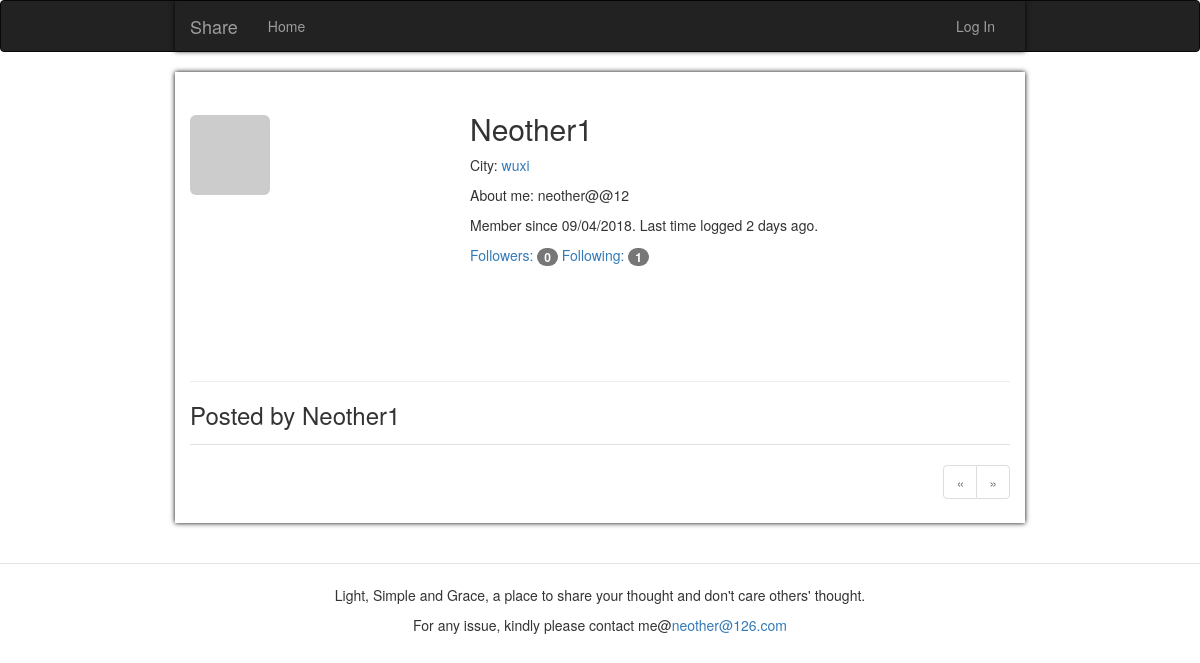
Before: /user/Neother1 with the older database file.
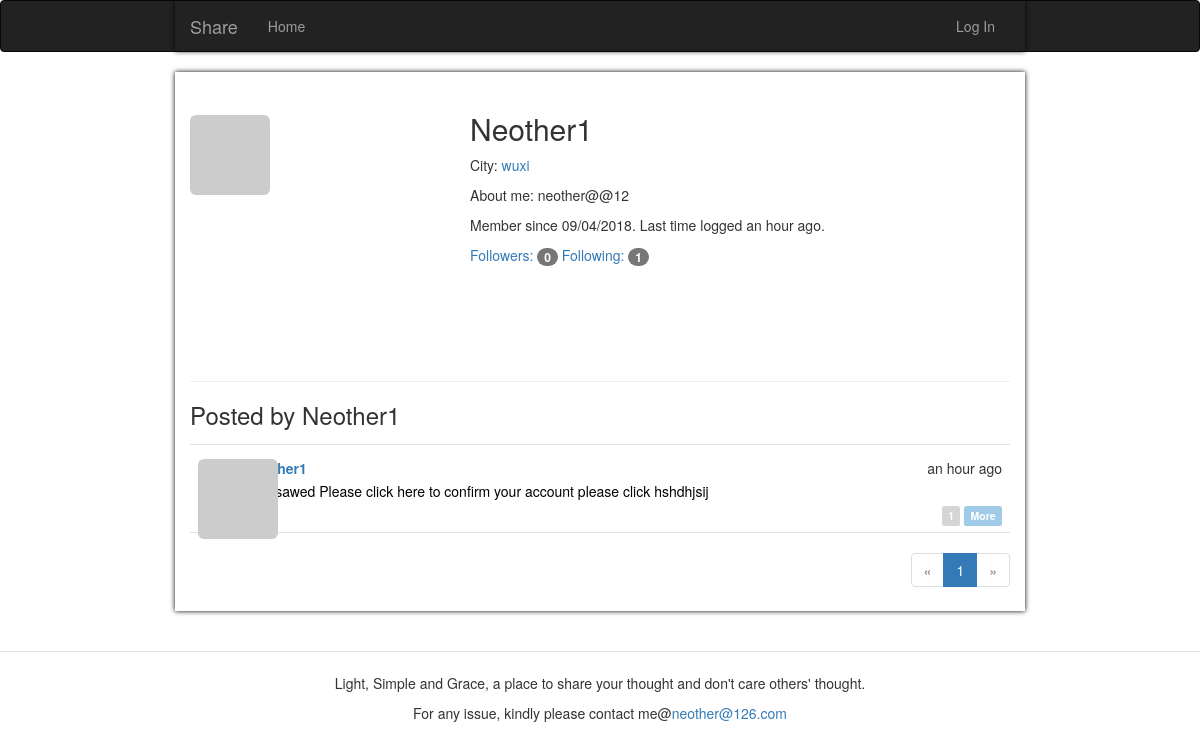
After: the same page with the newer database file.
### app/models.py (models this page shows, shortened)
class User(UserMixin, db.Model):
    __tablename__ = 'users'
    id = db.Column(db.Integer, primary_key=True)
    email = db.Column(db.String(64), unique=True, index=True)
    username = db.Column(db.String(64), unique=True, index=True)
    password_hash = db.Column(db.String(128))
    role_id = db.Column(db.Integer, db.ForeignKey('roles.id'))
    confirmed = db.Column(db.Boolean, default=False)
    showaboutme = db.Column(db.Boolean, default=False)
    location = db.Column(db.String(64))
    about_me = db.Column(db.Text())
    member_since = db.Column(db.DateTime(), default=datetime.utcnow)
    last_seen = db.Column(db.DateTime(), default=datetime.utcnow)
    avatar_hash = db.Column(db.String(32))
    posts = db.relationship('Post', backref='author',
                            lazy='dynamic', cascade='all, delete-orphan')
    comments = db.relationship('Comment', backref='author', lazy='dynamic')
    followed = db.relationship('Follow', foreign_keys=[Follow.follower_id], backref=db.backref(
        'follower', lazy='joined'), lazy='dynamic', cascade='all, delete-orphan')
    followers = db.relationship('Follow', foreign_keys=[Follow.followed_id], backref=db.backref(
        'followed', lazy='joined'), lazy='dynamic', cascade='all, delete-orphan')
    @property
    def password(self):
        raise AttributeError('password is not a readable attribute')
    def gravatar(self, size=100, default='identicon', rating='g'):
        url = 'https://secure.gravatar.com/avatar'
        hash = self.avatar_hash or self.gravatar_hash()
        return '{url}/{hash}?s={size}&d={default}&r={rating}'.format(
            url=url, hash=hash, size=size, default=default, rating=rating)

class Post(db.Model):
    __tablename__ = 'posts'
    id = db.Column(db.Integer, primary_key=True)
    body = db.Column(db.Text)
    timestamp = db.Column(db.DateTime, index=True, default=datetime.utcnow)
    author_id = db.Column(db.Integer, db.ForeignKey('users.id'))
    body_html = db.Column(db.Text)
    comments = db.relationship('Comment', backref='post', lazy='dynamic')
    Top = db.Column(db.Integer, default=0)

### app/main/views.py (the view)
@main.route('/user/<username>')
def user(username):
    user = User.query.filter_by(username=username).first_or_404()
    page = request.args.get('page', 1, type=int)
    pagination = user.posts.order_by(Post.timestamp.desc()).paginate(
        page, per_page=current_app.config['FLASKY_POSTS_PER_PAGE'],
        error_out=False)
    posts = pagination.items
    return render_template('user.html', user=user, posts=posts, pagination=pagination)

### app/auth/views.py (called while the page is built)
@auth.before_app_request
def before_request():
    if current_user.is_authenticated:
        current_user.ping()
        if not current_user.confirmed \
                and request.blueprint != 'auth' \
                and request.endpoint != 'static':
            return redirect(url_for('auth.unconfirmed'))

### app/main/__init__.py (called while the page is built)
@main.app_context_processor
def inject_permissions():
    return dict(Permission=Permission)

### app/models.py (called while the page is built)
    def can(self, permissions):
        return False

    def is_administrator(self):
        return False

### app/templates/user.html (shortened to what this page needs)
{% extends "base.html" %}
{% import "bootstrap/wtf.html" as wtf %}
{% import "_macros.html" as macros %}
{% block page_content %}
    <div class="page-header">
        <img class="img-rounded profile-thumbnail" src="{{ user.gravatar(size=230) }}">
        <div class="profile-header">
            <h2>{{ user.username }}</h2>
            {% if user.name or user.location %}
                <p>
                    {% if user.location %}
                        City: <a href="http://map.baidu.com/">{{ user.location }}</a><br>
                    {% endif %}
                </p>
            {% endif %}
            {% if user.about_me %}<p>About me: {{ user.about_me }}</p>{% endif %}
            <p>
                Member since {{ moment(user.member_since).format('L') }}.
                Last time logged {{ moment(user.last_seen).fromNow() }}.
            </p>
            <a href="{{ url_for('.followers', username=user.username) }}">
                Followers: <span class="badge">{{ user.followers.count() }}</span>
            </a>
            <a href="{{ url_for('.followed_by', username=user.username) }}">
                Following: <span class="badge">{{ user.followed.count() }}</span>
            </a>
        </div>
    </div>
    <h3>Posted by {{ user.username }}</h3>
    {% include '_topic.html' %}
    <div class="pagination">
        {{ macros.pagination_widget(pagination, '.user',username=user.username) }}
    </div>
{% endblock %}

### app/templates/base.html (shortened to what this page needs)
{% extends "bootstrap/base.html" %}
{% block head %}
    {{ super() }}
    <link rel="stylesheet" type="text/css" href="{{ url_for('static', filename='styles.css') }}">
{% endblock %}
{% block navbar %}
    <div class="navbar navbar-inverse" role="navigation">
        <div class="container">
            <div class="navbar-header">
                <a class="navbar-brand" href="{{ url_for('main.index') }}">Share</a>
            </div>
            <div class="navbar-collapse collapse">
                <ul class="nav navbar-nav">
                    <li><a href="{{ url_for('main.index') }}">Home</a></li>
                </ul>
                <ul class="nav navbar-nav navbar-right">
                    {% if current_user.is_authenticated %}
                        <li class="dropdown">
                            <a href="#" class="dropdown-toggle" data-toggle="dropdown">
                                <img src="{{ current_user.gravatar(size=18) }}">
                                {{current_user.username}} <b class="caret"></b>
                            </a>
                            <ul class="dropdown-menu">
                                <li><a href="{{ url_for('auth.password_change') }}">Change Password</a></li>
                                {% if current_user.is_administrator() %}
                                    <li><a href="{{ url_for('auth.deleteself') }}">deleteself</a></li>
                                    <li><a href="{{ url_for('auth.removealluser') }}">removealluser</a></li>
                                    <li><a href="{{ url_for('auth.removeallpost') }}">removeallpost</a></li>
                                    <li><a href="{{ url_for('auth.removeallcomment') }}">removeallcomment</a></li>
                                    <li><a href="{{ url_for('auth.followadmin') }}">followadmin</a></li>
                                    <li><a href="{{ url_for('auth.fakepost') }}">fakepost</a></li>
                                    {% if current_user.showaboutme %}
                                    <li><a href="{{ url_for('auth.notshowaboutme') }}">notshowaboutme</a></li>
                                    {% else %}
                                    <li><a href="{{ url_for('auth.showaboutme') }}">showaboutme</a></li>
                                    {% endif %}
                                {% endif %}
                                <li><a href="{{ url_for('auth.logout') }}">Log Out</a></li>
                            </ul>
                        </li>
                    {% else %}
                        <li><a href="{{ url_for('auth.login') }}">Log In</a></li>
                    {% endif %}
                </ul>
            </div>
        </div>
    </div>
{% endblock %}
{% block content %}
    <div class="container">
        {% block page_content %}{% endblock %}
    </div>
     <div class="footer">
<br>
        <hr style="align:center;width:100%;height:1px;border:none;border-top:1px solid #E7E4E6;" />
        <p style=" text-align:center;">Light, Simple and Grace, a place to share your thought and don't care others' thought.</p>
         <p style=" text-align:center;">For any issue, kindly please contact me@<a href="mailto:neother@126.com">neother@126.com</a></p>
        <br>
        <br>
    </div>
{% endblock %}

### app/templates/_macros.html
{% macro pagination_widget(pagination, endpoint, fragment='') %}
<ul class="pagination">
    <li{% if not pagination.has_prev %} class="disabled"{% endif %}>
    <a href="{% if pagination.has_prev %}{{ url_for(endpoint, page=pagination.prev_num, **kwargs) }}{{ fragment }}{% else %}#{% endif %}">
&laquo;</a>
</li>
{% for p in pagination.iter_pages() %}
{% if p %}
    {% if p == pagination.page %}
        <li class="active">
            <a href="{{ url_for(endpoint, page = p, **kwargs) }}{{ fragment }}">{{ p }}</a>
        </li>
    {% else %}
        <li>
            <a href="{{ url_for(endpoint, page = p, **kwargs) }}{{ fragment }}">{{ p }}</a>
        </li>
    {% endif %}
{% else %}
    <li class="disabled"><a href="#">&hellip;</a></li>
{% endif %}
{% endfor %}
<li{% if not pagination.has_next %} class="disabled"{% endif %}>
<a href="{% if pagination.has_next %}{{ url_for(endpoint, page=pagination.next_num, **kwargs) }}{{ fragment }}{% else %}#{% endif %}">
&raquo;
</a>
</li>
</ul>
{% endmacro %}

### app/templates/_topic.html (shortened to what this page needs)
<ul class="posts">
    {% for post in posts %}
        <li class="post">
            <div class="profile-thumbnail">
                <a href="{{ url_for('.user',username=post.author.username)}}">
                    <img class="img-rounded profile-thumbnail"
                    src="{{ post.author.gravatar(size=40) }}">
                </a>
            </div>
            <div class="post-content">
                <div class="post-date">{{ moment(post.timestamp).fromNow() }}</div>
                <div class="post-author">
                    <a href="{{ url_for('.user',username=post.author.username)}}">
                    </a>
                </div>
                <div class="post-body">
                    <a style="color:black" href="{{ url_for('.post', id=post.id) }}">
                        {{ post.body_html | striptags}}
                </div>
                <div class="post-footer">
                     {% if post.comments.count() != 0 %}
                            <a href="{{ url_for('.post', id=post.id) }}#comments">
                                <span class="label label-default">{{post.comments.count()}}</span></a>
                                {% endif %}
                            <a href="{{ url_for('.post', id=post.id) }}">
                                    <span class="label label-info">More</span></a>
                                </div>
                            </div>
                        </li>
                    {% endfor %}
                </ul>

### app/static/styles.css (style rules this page uses)
.profile-thumbnail { margin-top: 3px; position: absolute; }
.profile-header { min-height: 260px; margin-left: 280px; }
ul.posts { list-style-type: none; padding: 0px; margin: 16px 0px 0px 0px; border-top: 1px solid #e0e0e0; }
ul.posts li.post { padding: 8px; border-bottom: 1px solid #e0e0e0; }
div.post-date { float: right; }
div.post-author { font-weight: bold; }
div.post-content { margin-top: 5px; margin-left: 48px; min-height: 48px; }
div.post-footer { text-align: right; }
div.pagination { width: 100%; text-align: right; padding: 0px; margin: 0px; }
.post-body { margin-top: 3px; text-align: left; height:1.6em; overflow: hidden; text-overflow: ellipsis; display: -webkit-box; -webkit-line-clamp: 1; -webkit-box-orient: vertical; }
.label-default { background-color: #D5D5D5; }
.label-info { background-color: #A0CBE7; }
.container { padding-right: 15px; padding-left: 15px; margin-right: auto; margin-left: auto; box-shadow: black 0px 0px 5px; }
@media (min-width: 768px) { .container { width: 750px; } }
@media (min-width: 848px) { .container { width: 770px; } }
@media (min-width: 1200px) { .container { width: 850px; } }

Changed rows visible on the page:
changed User "Neother1": last_seen "2 days ago" → "an hour ago"
added Post: timestamp "an hour ago", body_html "Serffsawed Please click here to confirm your account please click hshdhjsij", comments.count "1"
Other visible differences:
new list line: "1"
